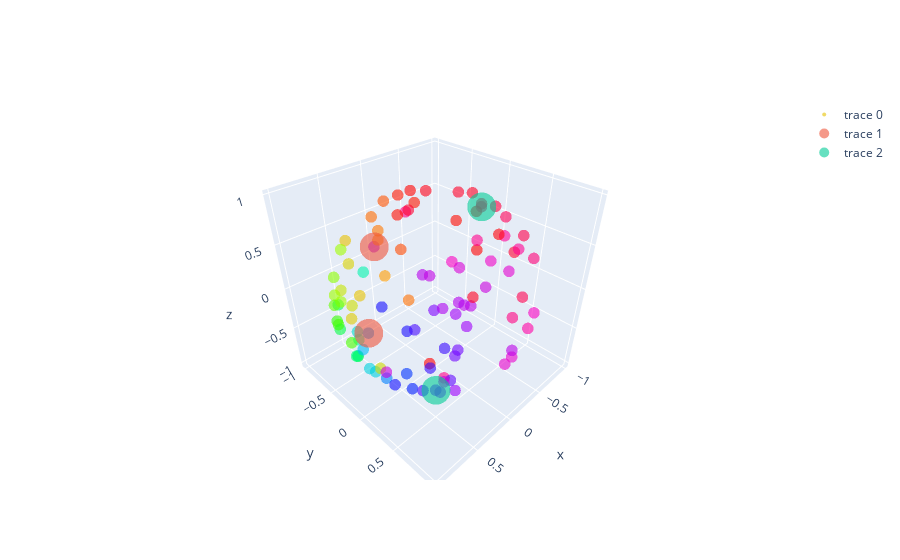

Notebook code for this chart:
### Code cell
ok = output + ".csv"
df = pd.read_csv(ok)
ok = start_end_ + ".csv"
start_end_1 = pd.read_csv(ok)

#1111111111111
L = [4,42,62,81]
 # WRITE INPUT HERE

x = df.iloc[:,0]
y = df.iloc[:,1]
z = df.iloc[:,2]
c_1 = df.iloc[:,3]
co_1 = np.mod(c_1,1.0)
fig = go.Figure(data=[go.Scatter3d(
    x=x,
    y=y,
    z=z,
    mode='markers',
    text = [str(i) for i in co_1],
    marker=dict(
        size=4,
        color = np.mod(co_1,1.0),             # set color to an array/list of desired values
        colorscale='HSV',
        # choose a colorscale
        opacity=0.6
    )
)])

fig.add_trace(
    go.Scatter3d(
    x = df.iloc[L[:2]].iloc[:,0],
    y = df.iloc[L[:2]].iloc[:,1],
    z = df.iloc[L[:2]].iloc[:,2], mode = "markers",
      
      marker=dict(
        #c = "black",
        size=10,
        color = 0,             # set color to an array/list of desired values
        colorscale='magma',
        # choose a colorscale
        opacity=0.6
    )))


fig.add_trace(
    go.Scatter3d(
    x = df.iloc[L[2:]].iloc[:,0],
    y = df.iloc[L[2:]].iloc[:,1],
    z = df.iloc[L[2:]].iloc[:,2], mode = "markers",
      
      marker=dict(
        #color = "black",
        size=10,
        color = 1,             # set color to an array/list of desired values
        colorscale='magma',
        # choose a colorscale
        opacity=0.6
    )))


fig.show()
